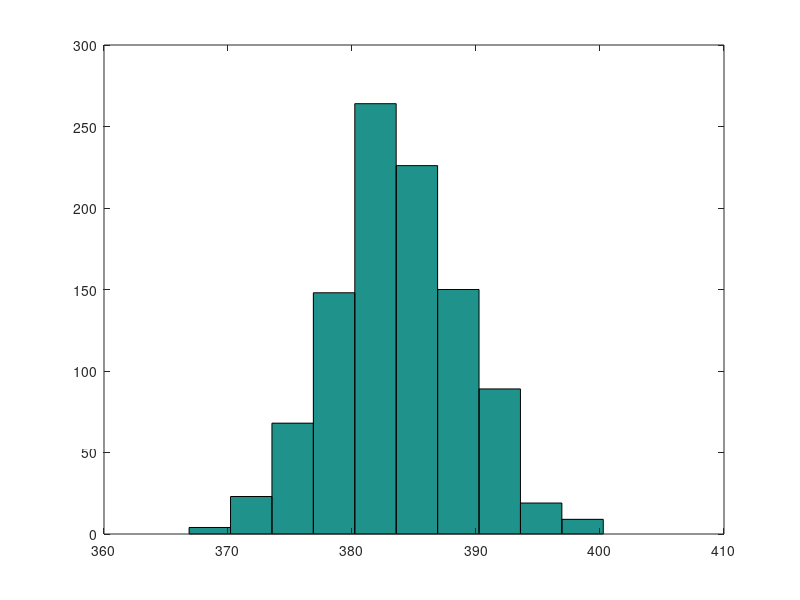

Source code (MATLAB):
% Log-Normal Distribution for 30% Variance
m = 383.83; % mean
v = 30; % variance
mu = log((m^2)/sqrt(v+m^2))
sigma = sqrt(log(v/(m^2)+1))
% rng('default') % For reproducibility
r = lognrnd(mu,sigma,[1000, 1]);
% save -ascii Ae_k1.dat r
hist(r)
%%